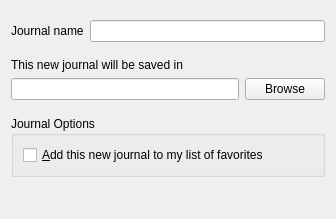
<?xml version="1.0" encoding="UTF-8"?>
<ui version="4.0">
 <class>SQLiteJournalPage</class>
 <widget class="QWidget" name="SQLiteJournalPage">
  <property name="geometry">
   <rect>
    <x>0</x>
    <y>0</y>
    <width>336</width>
    <height>219</height>
   </rect>
  </property>
  <property name="windowTitle">
   <string>Form</string>
  </property>
  <layout class="QVBoxLayout" name="verticalLayout_2">
   <item>
    <spacer name="verticalSpacer_4">
     <property name="orientation">
      <enum>Qt::Vertical</enum>
     </property>
     <property name="sizeType">
      <enum>QSizePolicy::Fixed</enum>
     </property>
     <property name="sizeHint" stdset="0">
      <size>
       <width>20</width>
       <height>9</height>
      </size>
     </property>
    </spacer>
   </item>
   <item>
    <layout class="QHBoxLayout" name="horizontalLayout">
     <item>
      <widget class="QLabel" name="label">
       <property name="text">
        <string>Journal name</string>
       </property>
      </widget>
     </item>
     <item>
      <widget class="QLineEdit" name="DatabaseName"/>
     </item>
    </layout>
   </item>
   <item>
    <spacer name="verticalSpacer">
     <property name="orientation">
      <enum>Qt::Vertical</enum>
     </property>
     <property name="sizeType">
      <enum>QSizePolicy::Fixed</enum>
     </property>
     <property name="sizeHint" stdset="0">
      <size>
       <width>20</width>
       <height>10</height>
      </size>
     </property>
    </spacer>
   </item>
   <item>
    <widget class="QLabel" name="label_2">
     <property name="text">
      <string>This new journal will be saved in</string>
     </property>
    </widget>
   </item>
   <item>
    <layout class="QHBoxLayout" name="horizontalLayout_2">
     <item>
      <widget class="QLineEdit" name="DatabaseLocation">
       <property name="readOnly">
        <bool>true</bool>
       </property>
      </widget>
     </item>
     <item>
      <widget class="QPushButton" name="BrowseButton">
       <property name="text">
        <string>Browse</string>
       </property>
       <property name="icon">
        <iconset resource="../images.qrc">
         <normaloff>:/icons/folder.png</normaloff>:/icons/folder.png</iconset>
       </property>
      </widget>
     </item>
    </layout>
   </item>
   <item>
    <spacer name="verticalSpacer_3">
     <property name="orientation">
      <enum>Qt::Vertical</enum>
     </property>
     <property name="sizeType">
      <enum>QSizePolicy::Fixed</enum>
     </property>
     <property name="sizeHint" stdset="0">
      <size>
       <width>20</width>
       <height>10</height>
      </size>
     </property>
    </spacer>
   </item>
   <item>
    <widget class="QGroupBox" name="groupBox">
     <property name="title">
      <string>Journal Options</string>
     </property>
     <layout class="QVBoxLayout" name="verticalLayout">
      <item>
       <widget class="QCheckBox" name="AddToFavorites">
        <property name="text">
         <string>&amp;Add this new journal to my list of favorites</string>
        </property>
       </widget>
      </item>
     </layout>
    </widget>
   </item>
   <item>
    <spacer name="verticalSpacer_2">
     <property name="orientation">
      <enum>Qt::Vertical</enum>
     </property>
     <property name="sizeHint" stdset="0">
      <size>
       <width>20</width>
       <height>1</height>
      </size>
     </property>
    </spacer>
   </item>
  </layout>
 </widget>
 <resources>
  <include location="../images.qrc"/>
 </resources>
 <connections/>
</ui>
